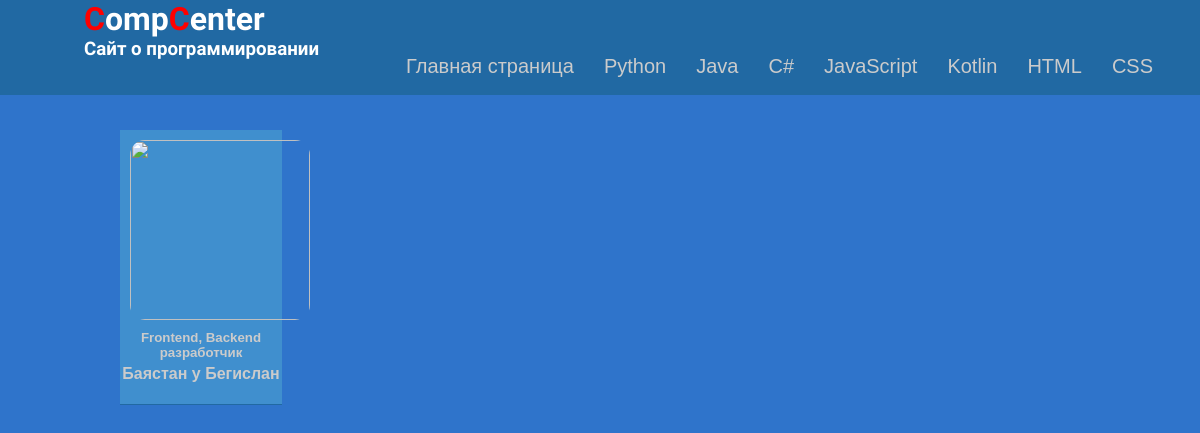
Before: /cisharp/ with the older database file.
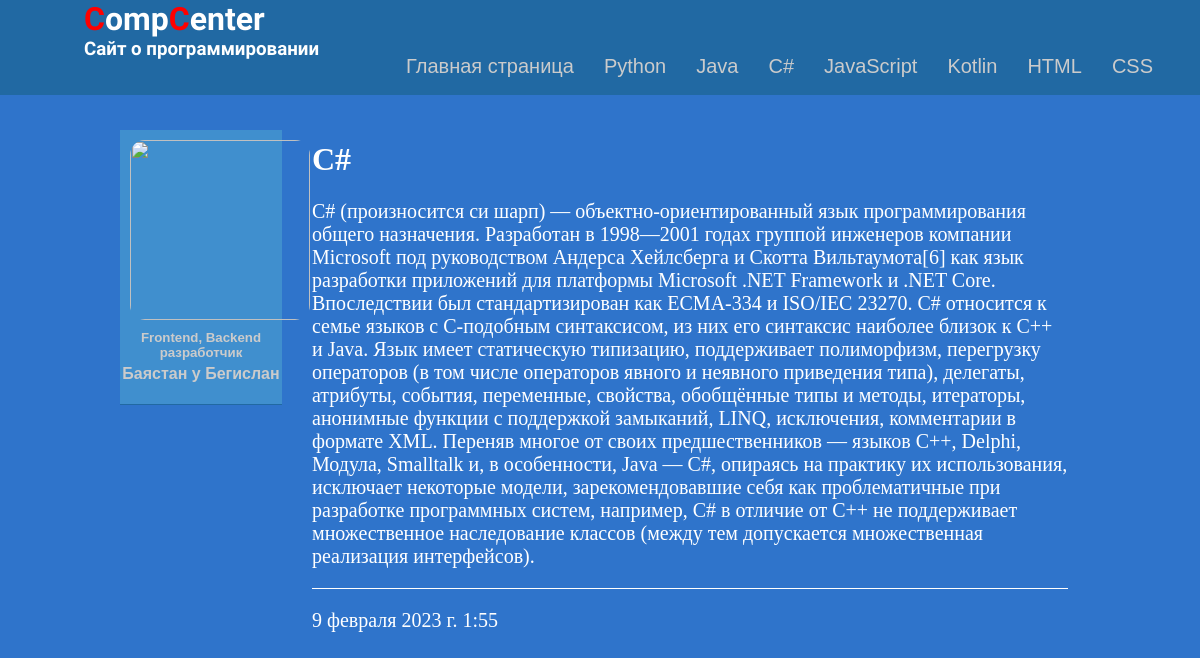
After: the same page with the newer database file.
### cisharp/models.py (models this page shows, shortened)
class Cisharp(models.Model):
    title = models.CharField(max_length=50, verbose_name="Название темы")
    text = models.TextField(verbose_name="Данные")
    date = models.DateTimeField(verbose_name="Дата")

### cisharp/views.py (the view)
# urls.py: path('', cisharp, name="cisharp" )
def cisharp(request):
    jav = Cisharp.objects.all
    return render(request, 'cisharp.html', {'jav': jav})

### templates/cisharp.html (shortened to what this page needs)
{% extends "base.html" %}
{% block content %}
{% for el in jav %}
<div class="content_1">
    <div class="title_block">
        <h1 class="title">{{ el.title }}</h1>
        <p class="text">{{ el.text }}</div>
        <p class="text">{{ el.date }}</div>
{% endfor %}
    </div>
{% endblock %}

### templates/base.html (shortened to what this page needs)
{% load static %}
<!DOCTYPE html>
<html lang="ru">
<head>
   <link rel="stylesheet" href="{% static 'css/style.css' %}">
</head>
<body>
   <div class="header y22">
      <h1 class="h11"><span>C</span>omp<span>C</span>enter</h1>
      <h3 class="h11 y22">Сайт о программировании</h3>
      <ul class="head_ul">
         <li class="head_li"><a href="{% url 'core' %}" class="head_a">Главная страница</a></li>
         <li class="head_li"><a href="{% url 'python' %}" class="head_a">Python</a></li>
         <li class="head_li"><a href="{% url 'java' %}" class="head_a">Java</a></li>
         <li class="head_li"><a href="{% url 'cisharp' %}" class="head_a">C#</a></li>
         <li class="head_li"><a href="{% url 'javascript' %}" class="head_a">JavaScript</a></li>
         <li class="head_li"><a href="{% url 'kotlin' %}" class="head_a">Kotlin</a></li>
         <li class="head_li"><a href="{% url 'html' %}" class="head_a">HTML</a></li>
         <li class="head_li"><a href="{% url 'css' %}" class="head_a">CSS</a></li>
      </ul>
   </div>
   <div class="container">
      <div class="mainDiv">
         <div class="sidebar">
             <div class="about">
               <div class="abb">
                  <img class="img"
                     src="https://lh3.googleusercontent.com/xeyYULgREktUbXlIAhOVoqERoZpL3f20986BulOkmmjnZBrO5-EYMP0up7tdLIvvCAbvhdqvpq3Kf2gVrt2sUlvaHKvsVqfYk4l1B1_k9KtNlS0TaiRiZArkRaliFG7_icMyVDRtM_BEwjWK_8Bcx8-gaMikIkh39JhUkFmyvjjQaALal40d1ezXIHDWz61Jt8SF1EqmrcZlq7TUfUoVGkD75s6_hWtAx9d2mSsrD_Aa22Jjj2808JzhNjvf-9na7gqKfPrnHVs9xQV3G7U3ZlYYp20OrNNQj4WWmSlr7nxbd28U-7u9HEKAn3mgRrc1cKBanAXrEZ8bxvWF-aMzkYcTLeWMXrz5nXmJWcNuAiHUA164-2ayoa5boWlNSWDEHFeEuxsA2gI6kx5QDCRCYp2gKdp8tDYmbfrDYFQfDVp2P-rBLQnejqJdI60hgw4uYzvpnpFzZBKhE8w8qx0Fy3rUxp_rBc6Qc71T9-lsOCm-2B1NAEC59qx9diTF-8oO3_20TOYF_7lsx0S7hTNuzC_c4yLQhkalTtga6lWagDVMh5W7wgkNp43JrJy6dj1X9oHDGM5VXso2oCil-M3Vn1H3zUqBA3VhdeicIezeD1gi93Ud8-4MTY8B7aDnHSFW7M-gi7doW-amFEw6gjBBFjBf9kmse2axjbZ5B-lrLacky15ndS15M55_TB81Hqm2Y-uyglfE7aPsywX6YlqiuhInrA8Njonl_CDH9zxYBYrOt0laUeUOjfF-Ro3_M8r4NpbHbaNMF_g_vdGuOZA2dQnmchPMjczxpMqEGbps-Fj-xfzDL6yK3OtBeqpXTbBUX-JQg6UzttcCHr9d4KKAJEJwsyrgGz_nLkiWWJXHBczc5vjZVOBol06FI_XwOEH67t5kgbWZQn2ckSbmd-0kAijg7te9kQAZSC1w_kUCCzGs5z0p=w656-h657-no?authuser=0"
                     width="180px" height="180px" alt="">
                  <div class="ab_us">
                     <center>
                        <h5 class="h5">Frontend, Backend разработчик</h5>
                        <h4 class="h4">Баястан у Бегислан</h4>
                     </center>
                  </div>
               </div>
            </div>
         </div>
      </div>
      <div class="content">
         {% block content %}
         {% endblock %}
      </div>
</body>
</html>

### static/css/style.css (style rules this page uses)
.container { max-width: 90%; margin-left: auto; display: flex; }
body { background-color: #2f74cb; padding: 0; margin: 0; }
.header { background: #2169a3; position: fixed; width: 100%; overflow: hidden; }
.head_ul { height: 25px; display: flex; justify-content: center; align-items: center; }
.head_li { display: inline-block; list-style: none; padding: 15px; }
.head_a { text-decoration: none; font-size: 20px; color: #cbcbcb; font-family: sans-serif; }
.about { max-width: 200px; background: #408fce; }
.img { margin: 10px; border-radius: 15px; }
.h5 { margin-top: 0; margin-bottom: 0; font-family: sans-serif; color: #cbcbcb; }
.h4 { margin-top: 5px; font-family: sans-serif; color: #cbcbcb; }
.abb { border-bottom: 1px solid #2169a3; }
.mainDiv { display: inline-block; width: 15%; margin-top: 130px; }
.content { width: 70%; margin-top: 90px; overflow-y: scroll; height: 700px; scrollbar-color:#2f74cb blue ; color: white; padding: 30px; }
.text { font-size: 20px; }
.title_block { border-bottom: 1.5px solid #fff; }
.y22 { font-family: 'Merienda', cursive; color: #ffffff; list-style: none; float: left; }
.h11 { margin-left: 7%; margin-top: 0; margin-bottom: 0; }
span { color: red; }

Changed rows visible on the page:
added Cisharp: title "С#", text "C# (произносится си шарп) — объектно-ориентированный язык программирования общего назначения. Разработан в 1998—2001 годах группой инженеров компании Microsoft под руководством Андерса Хейлсберга и Скотта Вильтаумота[6] как язык разработки приложений для платформы Microsoft .NET Framework и .NET Core. Впоследствии был стандартизирован как ECMA-334 и ISO/IEC 23270. C# относится к семье языков с C-подобным синтаксисом, из них его синтаксис наиболее близок к C++ и Java. Язык имеет статическую типизацию, поддерживает полиморфизм, перегрузку операторов (в том числе операторов явного и неявного приведения типа), делегаты, атрибуты, события, переменные, свойства, обобщённые типы и методы,…", date "9 февраля 2023 г. 1:55"
